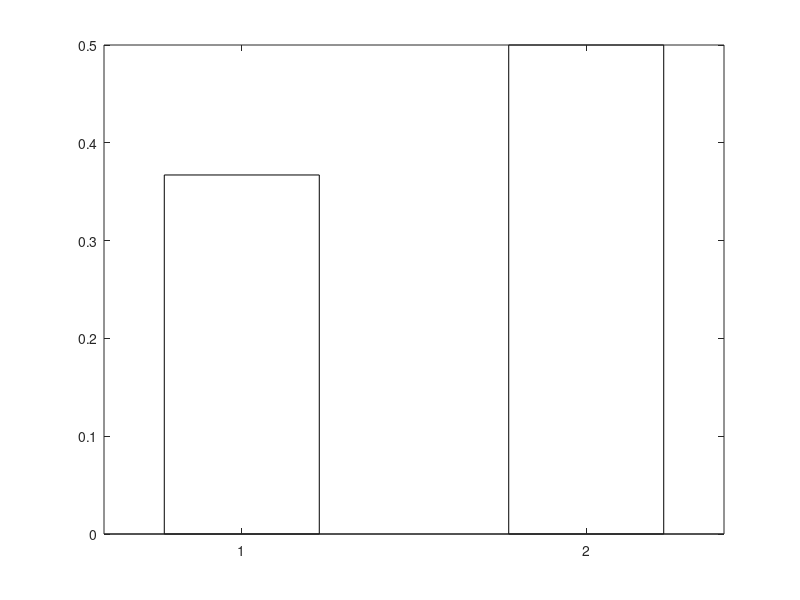

Source code (MATLAB): (Note: this script raises an error after producing the figure.)
%% chart_hamming_distance.m
% Shows the Hamming distance separation - core evidence that the iris
% codes actually distinguish between people.

clear; clc;

categories = {'Same Person', 'Different Person'};
values = [0.3671, 0.5000];

fig = figure('Color', 'white', 'Position', [100 100 850 550]);

barColors = [0.15 0.50 0.25;   % green - good (low distance = similar/same person)
             0.75 0.20 0.20];  % red - different person (high distance)

b = bar(values, 0.45, 'FaceColor', 'flat');
for i = 1:numel(values)
    b.CData(i,:) = barColors(i,:);
end

ylim([0 0.6]);
ylabel('Mean Hamming Distance', 'FontSize', 14, 'FontWeight', 'bold');
set(gca, 'XTickLabel', categories, 'FontSize', 13, 'FontWeight', 'bold');
xtickangle(0);

title('Iris Code Discriminability', 'FontSize', 17, 'FontWeight', 'bold');

hold on;
yline(0.5, '--', 'Random baseline (0.5)', 'Color', [0.4 0.4 0.4], ...
    'LabelHorizontalAlignment', 'left', 'FontSize', 10, 'LineWidth', 1.2);

grid on;
ax = gca;
ax.YGrid = 'on';
ax.XGrid = 'off';
box off;
ax.FontSize = 12;

for i = 1:numel(values)
    text(i, values(i) + 0.03, sprintf('%.4f', values(i)), ...
        'HorizontalAlignment', 'center', 'FontSize', 14, 'FontWeight', 'bold');
end

% highlight the separation gap
gap = values(2) - values(1);
annotation('doublearrow', [0.5 0.5], [0.38 0.62], 'Color', [0.2 0.2 0.6], 'LineWidth', 1.2);
text(1.5, mean(values), sprintf('  gap: %.4f', gap), 'FontSize', 11, ...
    'Color', [0.2 0.2 0.6], 'FontWeight', 'bold');

exportgraphics(fig, 'chart_hamming_distance.png', 'Resolution', 300);
fprintf('Saved chart_hamming_distance.png\n');
